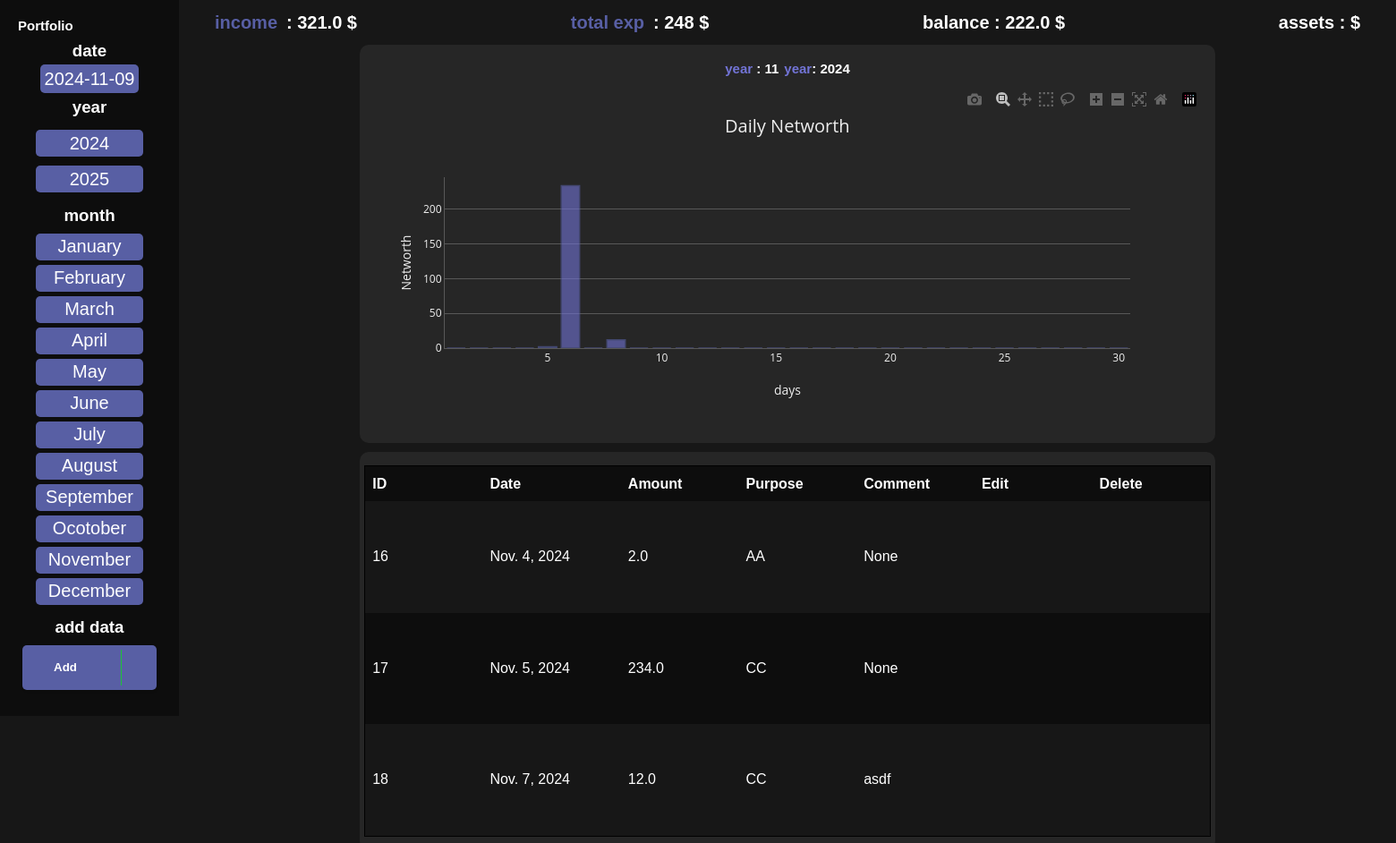
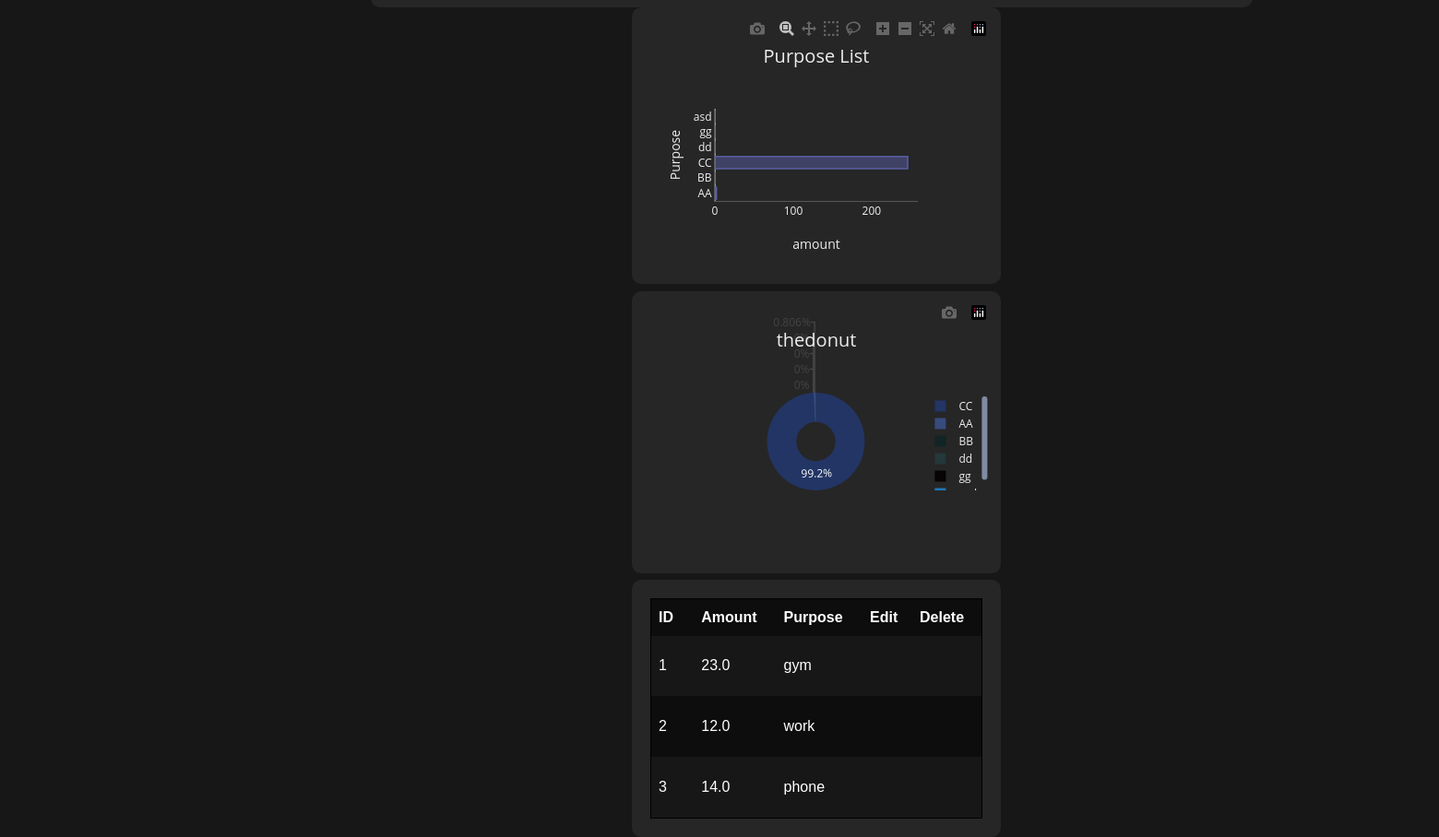
Page /list on the committed database (2 pictures, top to bottom).
### tracker/models.py (models this page shows, shortened)
class Networth(models.Model):
    incomeM = models.FloatField(null=True)
    balance = models.FloatField(null=True)
    assets = models.FloatField(null=True)

class ExpensesItem(models.Model):
    amount = models.FloatField(null=True)
    purpose = models.CharField(max_length=100, null=True)
    date = models.DateField(null=True, blank=True)
    date_created = models.DateTimeField(auto_now_add=True)
    comment = models.CharField(max_length=100, null=True)

class FixedCost(models.Model):
    amount = models.FloatField(null=True)
    purpose = models.CharField(max_length=100, null=True)

### tracker/views.py (the view)
# urls.py: path('list', views.list, name='list'),
def list(request):
    expenses, month, year = datefilter(request)
    purposes = Purpose.objects
    fixedCosts = FixedCost.objects.all()
    if year is not None and month is not None:
        days = calendar.monthrange(int(year),int(month))[1]
    networth = Networth.objects.first()
    income = networth.incomeM
    balance = networth.balance
    rel_balance = networth.balance
    avgincome = round(income/days, 2)
    sumfixedcosts=0
    for i in range(len(fixedCosts)):
        sumfixedcosts += fixedCosts[i].amount
    days_array=[]
    for i in range(days):
        days_array.append(i+1)
    networth_array=[]
    for i in range(days):
        days_array.append(i+1)
        rel_balance = round(rel_balance+avgincome,2)
        networth_array.append(rel_balance)
    expenses_array = []
    sumExpens=0
    sumExpenses=round(sumExpens,2)
    for i in range(days):
        seqs = expenses.filter(date__day = i).aggregate(Sum('amount')).get('amount__sum')
        if seqs == None:
            seqs = 0
        expenses_array.append(float(seqs))
        sumExpenses+=int(seqs)
    totalexpenses = sumExpenses
    pl = purposeList(filter='purpose')
    el = expenseList(expenses)
    context = {
        'expenses' : expenses,
        'totalexpenses':totalexpenses,
        'purposes':purposes,
        'month':month,
        'year':year,
        'days_array':days_array,
        'expenses_array': expenses_array,
        'days':days,
        'income': income,
        'avgincome': avgincome,
        'balance': balance,
        'fixedCosts': fixedCosts,
        'pl':pl,
        'el':el
    }
    return render(request, 'list2.html', context)

### tracker/views.py (called while the page is built)
def datefilter(request):
    current_year = datetime.now().year
    current_month = datetime.now().month
    year = request.GET.get('year', current_year)
    month = request.GET.get('month', current_month)
    expenses =ExpensesItem.objects
    if year is not None and year != '':
        expenses = expenses.filter(date__year=year)
    if month is not None and month != '':
        expenses = expenses.filter(date__month =month)
    expenses = expenses.all()
    return (expenses, month, year)

def purposeList(filter):
    lp=[]
    pqs =Purpose.objects.values_list(filter ,flat= True)
    for i in range(len(pqs)):
        lp.append(pqs[i])
    lpqs = lp
    return lpqs

def expenseList(exp):
    el = []
    pl = purposeList(filter='purpose')
    for i in range(len(pl)):
        seqs =exp.filter(purpose = pl[i]).aggregate(Sum('amount')).get('amount__sum')
        if seqs == None:
            seqs = 0
        el.append(seqs)
    return el

### templates/list2.html (shortened to what this page needs)
    {% load static %}
    <!DOCTYPE html>
    <html lang="en">
    <head>
        <link rel="stylesheet" href="{% static 'css/index_old.css' %}">
        <link rel="stylesheet" href="{% static 'css/list.css' %}">
    </head>
    <body onload="dateFunction()">
        <div class="sidebar" id="sidebar">
            <div class="header-sidebar" >
                <h1>Portfolio</h1>
            </div>
            <div class="sb_container">
                <h3>date</h3>
                <div class="item time">
                    <span id="Date_today"></span>
                </div>
                <h3>year</h3>
                <div class="item year">
                    <div class="years">
                        <a href= '/list?year=2024&month={{month}}'><button>2024</button></a>
                        <a href= '/list?year=2025&month={{month}}'><button>2025</button></a>
                    </div>
                </div>
                <h3>month</h3>
                <div class="item month">
                    <div class="months">
                        <a href= '/list?year={{year}}&month=1'><button class="january">January</button></a>
                        <a href= '/list?year={{year}}&month=2'><button class="february">february</button></a>
                        <a href= '/list?year={{year}}&month=3'><button class="march">march</button></a>
                        <a href= '/list?year={{year}}&month=4'><button class="april">april</button></a>
                        <a href= '/list?year={{year}}&month=5'> <button class="may">may</button></a>
                        <a href= '/list?year={{year}}&month=6'><button class="june">june</button></a>
                        <a href= '/list?year={{year}}&month=7'><button class="july">july</button></a>
                        <a href= '/list?year={{year}}&month=8'><button class="august">august</button></a>
                        <a href= '/list?year={{year}}&month=9'><button class="september">september</button></a>
                        <a href= '/list?year={{year}}&month=10'><button class="ocotober">ocotober</button></a>
                        <a href= '/list?year={{year}}&month=11'><button class="november">november</button></a>
                        <a href= '/list?year={{year}}&month=12'><button class="december">december</button></a>
                    </div>
                </div>
                <h3>add data</h3>
                <div class="item expenses">
                    <div class="add_expenses">
                        <button class="noselect">
                            <span class="text">Add</span>
                            <span class="icon">
                            </span>
                        </button>
                    </div>
                </div>
            </div>
        </div>
        <div class="main" id="main">
            <div class="header-main">
                <div class="item">
                    <a href="/tracker"><h1>income</h1></a>
                    <h1>
                        : {{income}} $
                    </h1>
                </div>
                <div class="item">
                    <a href="/list"><h1>total exp</h1></a>
                    <h1>
                        : {{totalexpenses}} $
                    </h1>
                </div>
                <div class="item">
                    <h1>
                        balance : {{balance}} $
                    </h1>
                </div>
                <div class="item">
                    <h1>
                        assets : {{assets}} $
                    </h1>
                </div>
            </div>
            <div class="body-main">
                <div class="container-list-first">
                    <div class="BarChartContainer">
                        <div class="dateyearmonth">
                            <h2> <span>year</span> : {{month}}</h2>
                            <h2> <span>year</span>: {{year}}</h2>
                        </div>
                        <div class="avg_networth_contaienr">
                            <div class="average_networth_per_day_chart" id='average_networth_per_day_chart'></div>
                        </div>
                        </div>
                    <div class="ListContainer">
                        <div class="container">
                            <table>
                                <thead>
                                    <tr>
                                        <th class="ID">ID</th>
                                        <th class="Date">Date</th>
                                        <th class="Amount">Amount</th>
                                        <th class="Purpose">Purpose</th>
                                        <th class="Comment">Comment</th>
                                        <th class="Edit">Edit</th>
                                        <th class="Delete">Delete</th>
                                    </tr>
                                </thead>
                                <tbody>
                                {% for i in expenses%}
                                    <tr>
                                        <td>{{i.id}}</td>
                                        <td>{{i.date}}</td>
                                        <td>{{i.amount}}</td>
                                        <td>{{i.purpose}}</td>
                                        <td>{{i.comment}}</td>
                                        <td><a href="{% url 'edit_expense' i.id %}"></a></td>
                                        <td><a href="{% url 'delete_expense' i.id %}"> </a></td>
                                    </tr>
                                {% endfor %}
                                </tbody>
                            </table>
                        </div>
                    </div>
                </div>
                <div class="container-list-second">
                    <div class="PurposeList">
                        <div class="PurposeListChart" id="PurposeList"></div>
                    </div>
                    <div class="DonutList">
                        <div class="donutChart" id="theListDonut"></div>
                    </div>
                    <div class="FixedCost">
                        <div class="container">
                            <table>
                                <thead>
                                    <tr>
                                        <th class="ID">ID</th>
                                        <th class="Amount">Amount</th>
                                        <th class="Purpose">Purpose</th>
                                        <th class="Edit">Edit</th>
                                        <th class="Delete">Delete</th>
                                    </tr>
                                </thead>
                                <tbody>
                                    {% for j in fixedCosts %}
                                    <tr>
                                        <td>{{j.id}}</td>
                                        <td>{{j.amount}}</td>
                                        <td>{{j.purpose}}</td>
                                        <td><a href="{% url 'editfixedcost' j.id %}"></a></td>
                                        <td><a href="{% url 'deletefixedcost' j.id %}"></a></td>
                                    </tr>
                                    {% endfor %}
                                </tbody>
                            </table>
                        </div>
                    </div>
                </div>
            </div>
        </div>
        </body>
    </html>

### tracker/static/css/index_old.css (style rules this page uses)
* { margin: 0; padding: 0; box-sizing: border-box; }
:root { --light-grey: rgb(38,38,38); --medium-grey: rgb(23, 23,23); --dark-grey: rgb(13,13,13); --purple-light:rgb(114, 116, 214); --purple-dark:rgb(88, 95, 164); --sidebar-width: 200px; --border-radius: 5px; --header-height: 50px; --border-radius: 10px; --border-radius-s:5px; }
body { background: var(--medium-grey); color: white; display: flex; flex-direction: row; }
.sidebar { top: 0; left: 0; width: var(--sidebar-width); height: 100vh; background-color: var(--dark-grey); display: flex; flex-direction: column; justify-content: space-between; align-items: center; padding: 20px 0 20px 0; max-width: 200px; min-width: 100px; position: fixed; z-index: 2; }
.sidebar .header-sidebar { width: 100%; display: flex; flex-direction: row; justify-content: space-between; align-items: center; padding: 0 20px 0 20px; }
.sidebar h1 { font-size: 15px; font-family: Arial, Helvetica, sans-serif; }
.main { margin-left: var(--sidebar-width); width: calc(100% - var(--sidebar-width)); background: var(--medium-grey); height: calc(100% - 10px); }
.main .header-main .item { display: flex; justify-content: center; flex-direction: row; align-items: center; }
.main .header-main .item a { color: var(--purple-dark); text-decoration: none; margin-right: 10px; }
.main .header-main { display: flex; justify-content: space-between; align-items: center; flex-direction: row; height: var(--header-height); background: var(--medium-grey); padding: 0 40px 0 40px; }
.main .header-main h1 { font-size: 20px; }
.sb_container { height: 100%; display: flex; flex-direction: column; background-color: var(--mid-grey); justify-content: space-evenly; align-items: left; border-radius: var(--border-radius); align-items: center; }
.sb_container .months { display: flex; flex-direction: column; justify-content: center; align-items: center; }
.sb_container .years { display: flex; flex-direction: column; justify-content: center; align-items: center; }
.time span { color: white; font-size: 20px; background-color: var(--purple-dark); padding: 5px; border-radius: var(--border-radius-s); }
button { background-color: var(--purple-dark); border: none; color: white; border-radius: var(--border-radius-s); }
.year button { margin: 5px; width: 120px; height: 30px; font-size: 20px; }
.months button { margin-bottom: 5px; height: 30px; width: 120px; font-size: 20px; text-transform: capitalize; }
.add_expenses button { width: 150px; height: 50px; cursor: pointer; display: flex; align-items: center; background: red; border: none; border-radius: 5px; box-shadow: 1px 1px 3px rgba(0,0,0,0.15); background: var(--purple-dark); }
.add_expenses button, .add_expenses button span { transition: 200ms; }
.add_expenses button .text { transform: translateX(35px); color: white; font-weight: bold; }
.add_expenses button .icon { position: absolute; border-left: 1px solid #1bc437; transform: translateX(110px); height: 40px; width: 40px; display: flex; align-items: center; justify-content: center; color: white; font-size: 30px }
.body-main { width: 100%; height: calc(100vh - var(--header-height) - 5px); background: var(--medium-grey); display: flex; flex-wrap: wrap; flex-direction: row; justify-content: center; align-items: center; }

### rows in the picture
Networth: incomeM "321.0", balance "222.0"
ExpensesItem: id "16", date "Nov. 4, 2024", amount "2.0", purpose "AA", comment "None"
ExpensesItem: id "17", date "Nov. 5, 2024", amount "234.0", purpose "CC", comment "None"
ExpensesItem: id "18", date "Nov. 7, 2024", amount "12.0", purpose "CC", comment "asdf"
FixedCost: id "1", amount "23.0", purpose "gym"
FixedCost: id "2", amount "12.0", purpose "work"
FixedCost: id "3", amount "14.0", purpose "phone"

### other values in the picture
{{ totalexpenses }} "248"
{{ month }} "11"
{{ year }} "2024"
